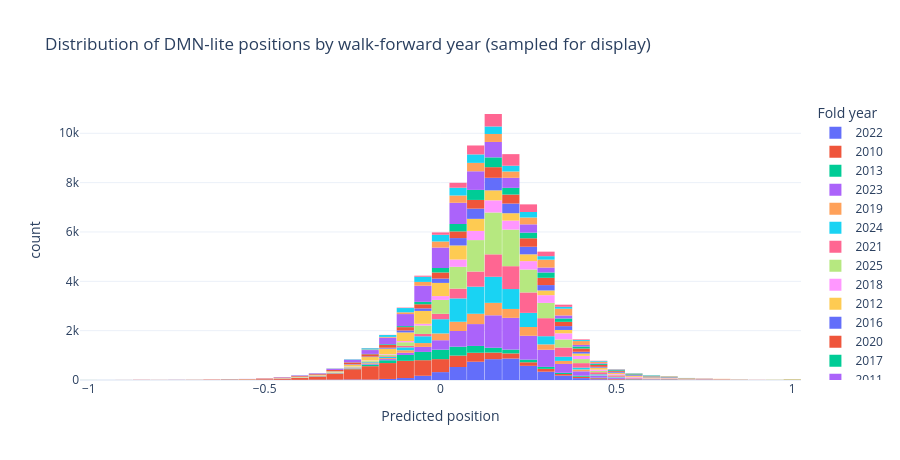

Here is the notebook cell this chart was saved with:
### Markdown cell above
## Position Distribution

The distribution below checks whether the model is taking meaningful but bounded exposures. This is useful for explaining why the DMN-lite strategy has lower realized volatility than the rule-based strategies.

### Code cell
fig = px.histogram(
    positions_sample,
    x="dmn_lite_position",
    nbins=80,
    color="fold_year",
    title="Distribution of DMN-lite positions by walk-forward year (sampled for display)",
    labels={"dmn_lite_position": "Predicted position", "fold_year": "Fold year"},
)
fig.update_layout(template="plotly_white", height=460, bargap=0.02)
fig.show()

### Figure 1 — Plotly figure (JSON) as saved in the notebook; plotly's stock layout.template omitted (floating-point values rounded to 4 significant figures; data arrays with more than 128 entries replaced by an {"elided": "..."} marker saying what was removed)
{"data": [{"bingroup": "x", "hovertemplate": "Fold year=2022<br>Predicted position=%{x}<br>count=%{y}<extra></extra>", "legendgroup": "2022", "marker": {"color": "#636efa", "pattern": {"shape": ""}}, "name": "2022", "nbinsx": 80, "orientation": "v", "showlegend": true, "type": "histogram", "x": {"elided": "4933 float values"}, "xaxis": "x", "yaxis": "y"}, {"bingroup": "x", "hovertemplate": "Fold year=2010<br>Predicted position=%{x}<br>count=%{y}<extra></extra>", "legendgroup": "2010", "marker": {"color": "#EF553B", "pattern": {"shape": ""}}, "name": "2010", "nbinsx": 80, "orientation": "v", "showlegend": true, "type": "histogram", "x": {"elided": "5843 float values"}, "xaxis": "x", "yaxis": "y"}, {"bingroup": "x", "hovertemplate": "Fold year=2013<br>Predicted position=%{x}<br>count=%{y}<extra></extra>", "legendgroup": "2013", "marker": {"color": "#00cc96", "pattern": {"shape": ""}}, "name": "2013", "nbinsx": 80, "orientation": "v", "showlegend": true, "type": "histogram", "x": {"elided": "2491 float values"}, "xaxis": "x", "yaxis": "y"}, {"bingroup": "x", "hovertemplate": "Fold year=2023<br>Predicted position=%{x}<br>count=%{y}<extra></extra>", "legendgroup": "2023", "marker": {"color": "#ab63fa", "pattern": {"shape": ""}}, "name": "2023", "nbinsx": 80, "orientation": "v", "showlegend": true, "type": "histogram", "x": {"elided": "7272 float values"}, "xaxis": "x", "yaxis": "y"}, {"bingroup": "x", "hovertemplate": "Fold year=2019<br>Predicted position=%{x}<br>count=%{y}<extra></extra>", "legendgroup": "2019", "marker": {"color": "#FFA15A", "pattern": {"shape": ""}}, "name": "2019", "nbinsx": 80, "orientation": "v", "showlegend": true, "type": "histogram", "x": {"elided": "3090 float values"}, "xaxis": "x", "yaxis": "y"}, {"bingroup": "x", "hovertemplate": "Fold year=2024<br>Predicted position=%{x}<br>count=%{y}<extra></extra>", "legendgroup": "2024", "marker": {"color": "#19d3f3", "pattern": {"shape": ""}}, "name": "2024", "nbinsx": 80, "orientation": "v", "showlegend": true, "type": "histogram", "x": {"elided": "6243 float values"}, "xaxis": "x", "yaxis": "y"}, {"bingroup": "x", "hovertemplate": "Fold year=2021<br>Predicted position=%{x}<br>count=%{y}<extra></extra>", "legendgroup": "2021", "marker": {"color": "#FF6692", "pattern": {"shape": ""}}, "name": "2021", "nbinsx": 80, "orientation": "v", "showlegend": true, "type": "histogram", "x": {"elided": "5648 float values"}, "xaxis": "x", "yaxis": "y"}, {"bingroup": "x", "hovertemplate": "Fold year=2025<br>Predicted position=%{x}<br>count=%{y}<extra></extra>", "legendgroup": "2025", "marker": {"color": "#B6E880", "pattern": {"shape": ""}}, "name": "2025", "nbinsx": 80, "orientation": "v", "showlegend": true, "type": "histogram", "x": {"elided": "8765 float values"}, "xaxis": "x", "yaxis": "y"}, {"bingroup": "x", "hovertemplate": "Fold year=2018<br>Predicted position=%{x}<br>count=%{y}<extra></extra>", "legendgroup": "2018", "marker": {"color": "#FF97FF", "pattern": {"shape": ""}}, "name": "2018", "nbinsx": 80, "orientation": "v", "showlegend": true, "type": "histogram", "x": {"elided": "3040 float values"}, "xaxis": "x", "yaxis": "y"}, {"bingroup": "x", "hovertemplate": "Fold year=2012<br>Predicted position=%{x}<br>count=%{y}<extra></extra>", "legendgroup": "2012", "marker": {"color": "#FECB52", "pattern": {"shape": ""}}, "name": "2012", "nbinsx": 80, "orientation": "v", "showlegend": true, "type": "histogram", "x": {"elided": "4637 float values"}, "xaxis": "x", "yaxis": "y"}, {"bingroup": "x", "hovertemplate": "Fold year=2016<br>Predicted position=%{x}<br>count=%{y}<extra></extra>", "legendgroup": "2016", "marker": {"color": "#636efa", "pattern": {"shape": ""}}, "name": "2016", "nbinsx": 80, "orientation": "v", "showlegend": true, "type": "histogram", "x": {"elided": "2997 float values"}, "xaxis": "x", "yaxis": "y"}, {"bingroup": "x", "hovertemplate": "Fold year=2020<br>Predicted position=%{x}<br>count=%{y}<extra></extra>", "legendgroup": "2020", "marker": {"color": "#EF553B", "pattern": {"shape": ""}}, "name": "2020", "nbinsx": 80, "orientation": "v", "showlegend": true, "type": "histogram", "x": {"elided": "3559 float values"}, "xaxis": "x", "yaxis": "y"}, {"bingroup": "x", "hovertemplate": "Fold year=2017<br>Predicted position=%{x}<br>count=%{y}<extra></extra>", "legendgroup": "2017", "marker": {"color": "#00cc96", "pattern": {"shape": ""}}, "name": "2017", "nbinsx": 80, "orientation": "v", "showlegend": true, "type": "histogram", "x": {"elided": "2532 float values"}, "xaxis": "x", "yaxis": "y"}, {"bingroup": "x", "hovertemplate": "Fold year=2011<br>Predicted position=%{x}<br>count=%{y}<extra></extra>", "legendgroup": "2011", "marker": {"color": "#ab63fa", "pattern": {"shape": ""}}, "name": "2011", "nbinsx": 80, "orientation": "v", "showlegend": true, "type": "histogram", "x": {"elided": "6052 float values"}, "xaxis": "x", "yaxis": "y"}, {"bingroup": "x", "hovertemplate": "Fold year=2014<br>Predicted position=%{x}<br>count=%{y}<extra></extra>", "legendgroup": "2014", "marker": {"color": "#FFA15A", "pattern": {"shape": ""}}, "name": "2014", "nbinsx": 80, "orientation": "v", "showlegend": true, "type": "histogram", "x": {"elided": "2973 float values"}, "xaxis": "x", "yaxis": "y"}, {"bingroup": "x", "hovertemplate": "Fold year=2015<br>Predicted position=%{x}<br>count=%{y}<extra></extra>", "legendgroup": "2015", "marker": {"color": "#19d3f3", "pattern": {"shape": ""}}, "name": "2015", "nbinsx": 80, "orientation": "v", "showlegend": true, "type": "histogram", "x": {"elided": "2590 float values"}, "xaxis": "x", "yaxis": "y"}, {"bingroup": "x", "hovertemplate": "Fold year=2026<br>Predicted position=%{x}<br>count=%{y}<extra></extra>", "legendgroup": "2026", "marker": {"color": "#FF6692", "pattern": {"shape": ""}}, "name": "2026", "nbinsx": 80, "orientation": "v", "showlegend": true, "type": "histogram", "x": {"elided": "2335 float values"}, "xaxis": "x", "yaxis": "y"}], "layout": {"bargap": 0.02, "barmode": "relative", "height": 460, "legend": {"title": {"text": "Fold year"}, "tracegroupgap": 0}, "title": {"text": "Distribution of DMN-lite positions by walk-forward year (sampled for display)"}, "xaxis": {"anchor": "y", "domain": [0.0, 1.0], "title": {"text": "Predicted position"}}, "yaxis": {"anchor": "x", "domain": [0.0, 1.0], "title": {"text": "count"}}}}
